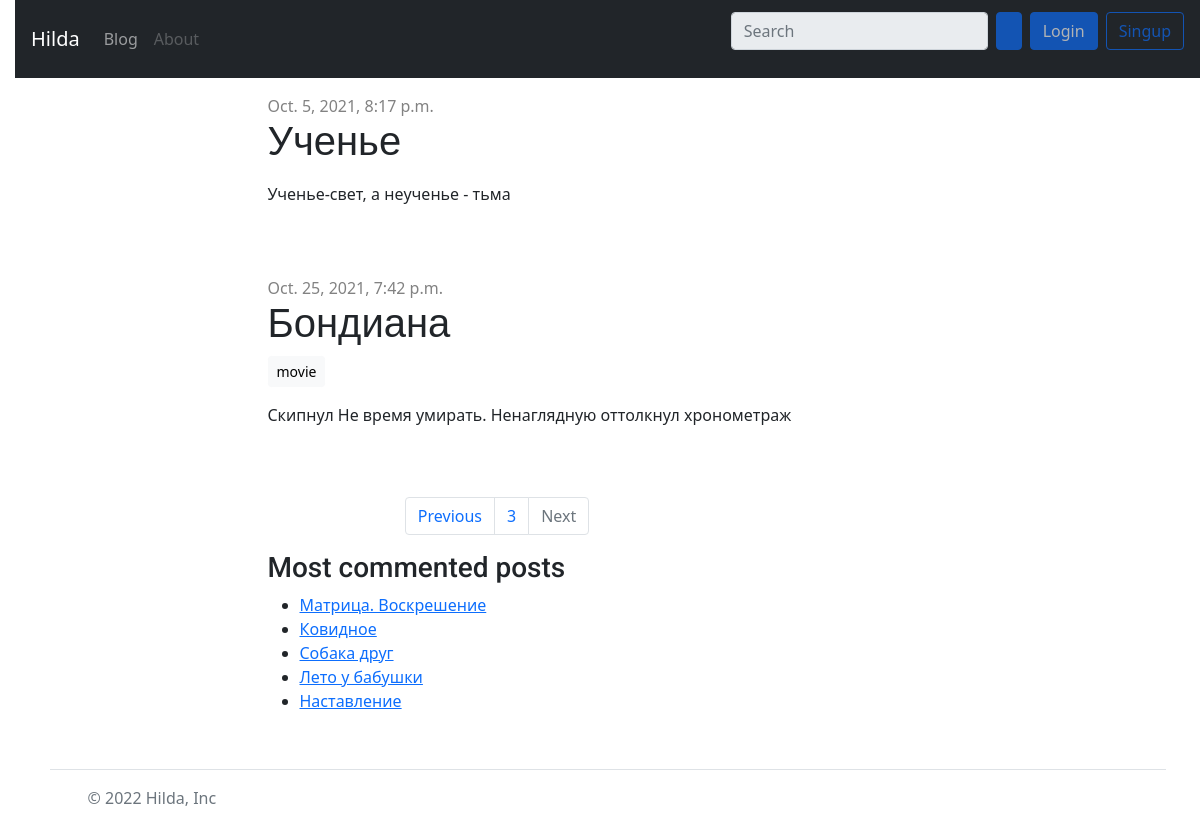
/?page=3, run on an earlier commit of the app's database.
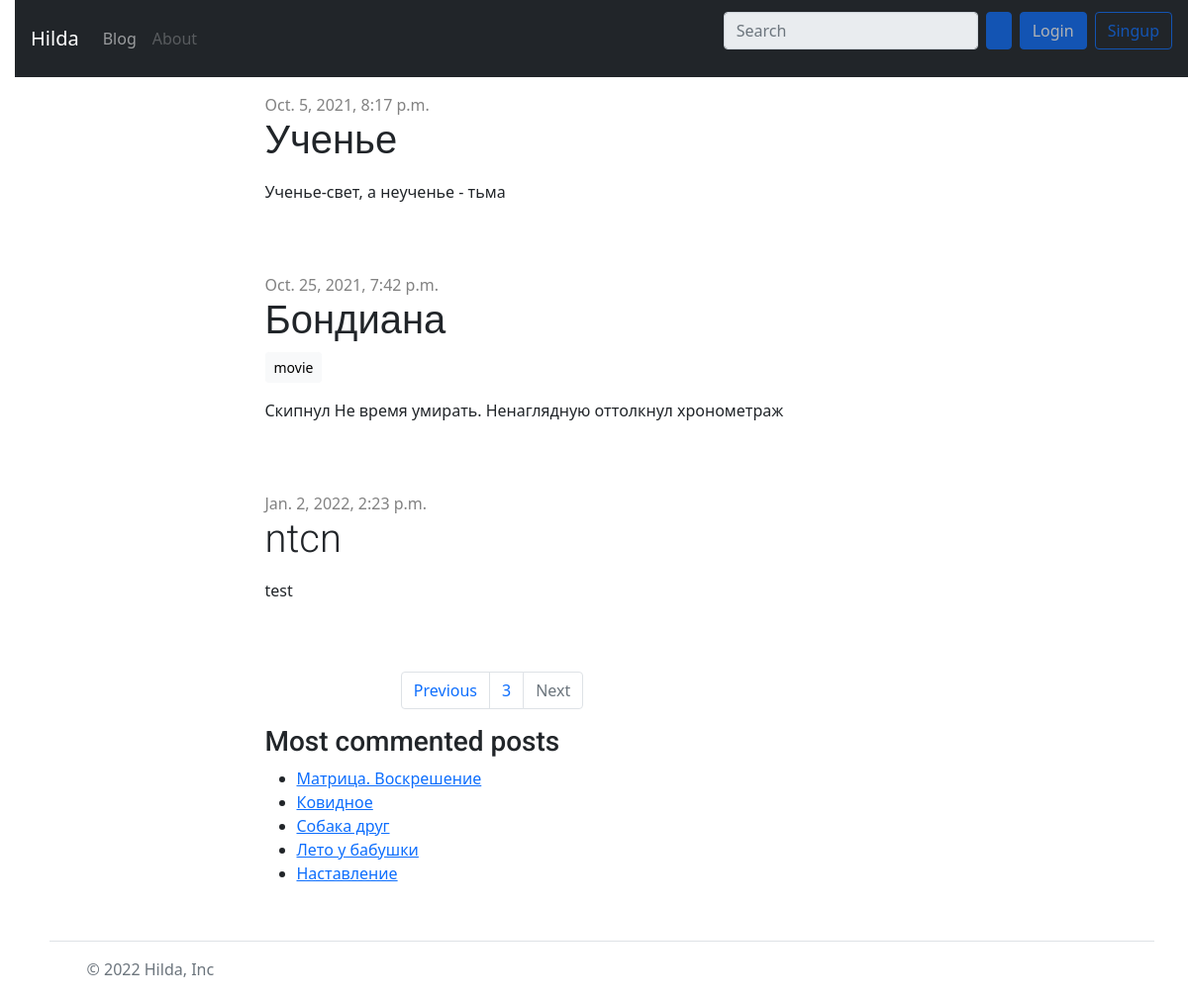
And on a later commit of the database.
### blog/models.py (models this page shows, shortened)
class Post(models.Model):
    author = models.ForeignKey(settings.AUTH_USER_MODEL, on_delete=models.CASCADE)
    slug = models.SlugField(max_length=250, unique_for_date='published_date')
    title = models.CharField(max_length=200)
    text = models.TextField()
    created_date = models.DateTimeField(default=timezone.now)
    published_date = models.DateTimeField(blank=True, null=True)
    tags = TaggableManager()
    def get_absolute_url(self):
        return reverse('blog:post_detail',
                        args=[self.slug])

### blog/views.py (the view)
# urls.py: path('', views.post_list, name='post_list'),
def post_list(request, tag_slug=None):
    object_list = Post.objects.filter(published_date__lte=timezone.now()).order_by('created_date')
    tag = None
    if tag_slug:
        tag = get_object_or_404(Tag, slug=tag_slug)
        object_list = object_list.filter(tags__in=[tag])
    paginator = Paginator(object_list, 3)  # 3 posts in each page
    page = request.GET.get('page')
    try:
        posts = paginator.page(page)
    except PageNotAnInteger:
        posts = paginator.page(1)
    except EmptyPage:
        posts = paginator.page(paginator.num_pages)
    return render(request,
                  'blog/post_list.html',
                  {'page': page,
                   'posts': posts,
                   'tag': tag})

### blog/templatetags/blog_tags.py (called while the page is built)
@register.simple_tag
def total_posts():
    return Post.objects.filter(published_date__lte=timezone.now()).count()

@register.inclusion_tag('blog/latest_posts.html')
def show_latest_posts(count=5):
    latest_posts = Post.objects.filter(published_date__lte=timezone.now())[:count]
    return {'latest_posts': latest_posts}

@register.simple_tag
def get_most_commented_posts(count=5):
    return Post.objects.annotate(total_comments=Count('comments'))[:count]

### blog/templates/blog/post_list.html (shortened to what this page needs)
{% extends 'blog/base.html' %}
{% load blog_tags %}
{% block content %}
<div class="p-3">
    {% for post in posts %}
        <div class="post">
            <div class="date">
                {{ post.published_date }}
            </div>
            <h2 class="h2 text-dark display-6">
                <a class="text-decoration-none text-reset" href="{{ post.get_absolute_url }}">
                    {{ post.title }}
                </a>
            </h2>
            <p class="tags">
                {% for tag in post.tags.all %}
                    <a class="btn btn-light btn-sm" href="{% url 'blog:post_list_by_tag' tag.slug %}" role="button">{{ tag.name }}</a>
                {% endfor %}
            </p>
            <p>{{ post.text|linebreaksbr }}</p>
        </div>
    {% endfor %}
    <div class="container px-4">
        <div class="row gx-5 justify-content-md-center">
            <div class="col-8">
                    {% include "blog/pagination.html" with page=posts %}
            </div>
        </div>
    </div>
<h3>Most commented posts</h3>
{% get_most_commented_posts as most_commented_posts %}
<ul>
    {% for post in most_commented_posts %}
        <li>
            <a href="{{ post.get_absolute_url }}">{{ post.title }}</a>
        </li>
    {% endfor %}
</ul>
</div>
{% endblock %}

What changed in the data, as far as the page shows it:
added Post: published_date "Jan. 2, 2022, 2:23 p.m.", title "ntcn", text "test"
